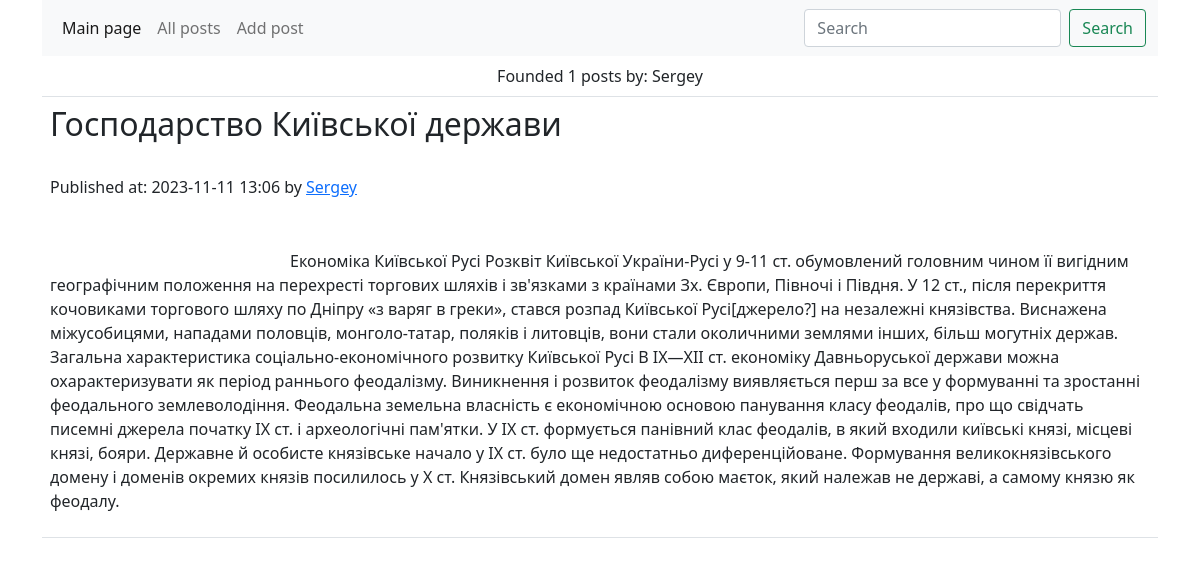
The app's page /author/Sergey with its own data.
### tables this page shows
CREATE TABLE records(
                    id INTEGER PRIMARY KEY AUTOINCREMENT NOT NULL,
                    title VARCHAR(100) NOT NULL,
                    author VARCHAR(50) NOT NULL,
                    description TEXT NOT NULL,
                    article_image TEXT NOT NULL,
                    creation_date VARCHAR(50) NOT NULL
                );

### main.py (the view)
@app.get("/author/{author}")
async def read_item(author: str, request: Request):
    result = db.get_posts_by_author(author=author)
    print(author)
    posts_serialized = _serialize_posts(result)
    context = {
        'title': f'Founded {len(result)} posts by: {author}',
        'request': request,
        'posts': posts_serialized
    }
    return templates.TemplateResponse('all_posts.html', context=context)

### templates/all_posts.html (shortened to what this page needs)
{% extends 'base.html' %}
{% block content %}
    <table class="table">
        <tbody>
        <tr>
            <td align="center">{{ title }}</td>
        </tr>
        {% for post in posts %}
            <tr>
                <td>
                    <h2>{{ post.title }}</h2><br>
                    Published at: {{ post.creation_date }} by <a href="/author/{{ post.author }}">{{ post.author }}</a><br>
                    <p class="indented-text">{{ post.description }}</p>
                </td>
            </tr>
        {% endfor %}
        </tbody>
    </table>
{% endblock %}

### templates/base.html (style rules this page uses)
.indented-text { margin-top: 50px; text-indent: 20px; }

### records on screen
records: title "Господарство Київської держави", creation_date "2023-11-11 13:06", author "Sergey", description "Економіка Київської Русі Розквіт Київської України-Русі у 9-11 ст. обумовлений головним чином її вигідним географічним положення на перехресті торгових шляхів і зв'язками з країнами Зх. Європи, Півночі і Півдня. У 12 ст., після перекриття кочовиками торгового шляху по Дніпру «з варяг в греки», стався розпад Київської Русі[джерело?] на незалежні князівства. Виснажена міжусобицями, нападами половців, монголо-татар, поляків і литовців, вони стали околичними землями інших, більш могутніх держав. Загальна характеристика соціально-економічного розвитку Київської Русі В IX—XII ст. економіку Давньоруської держави можна охарактеризувати як період раннього феодалізму. Виникнення і розвиток феодалізму…"

### other values on screen
{{ title }} "Founded 1 posts by: Sergey"
